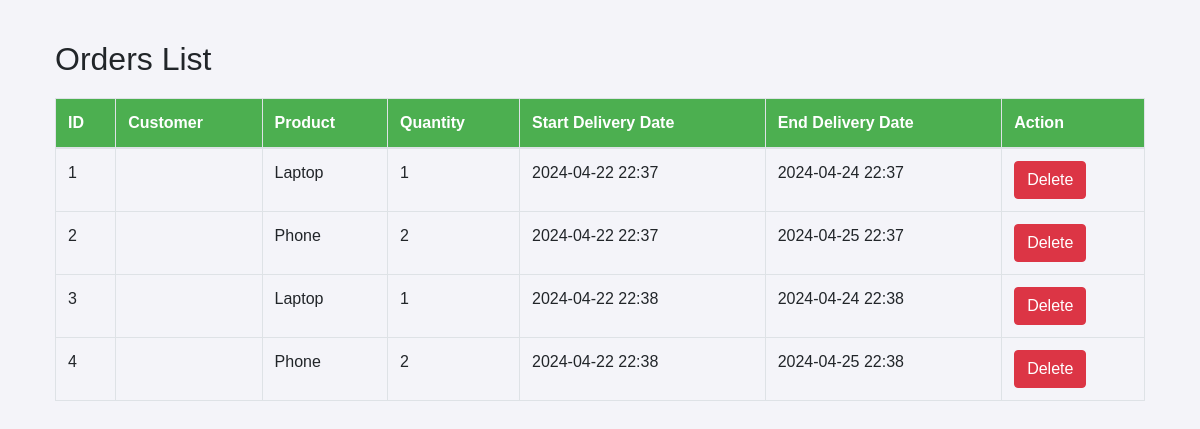
The page /orders on the database as committed earlier.
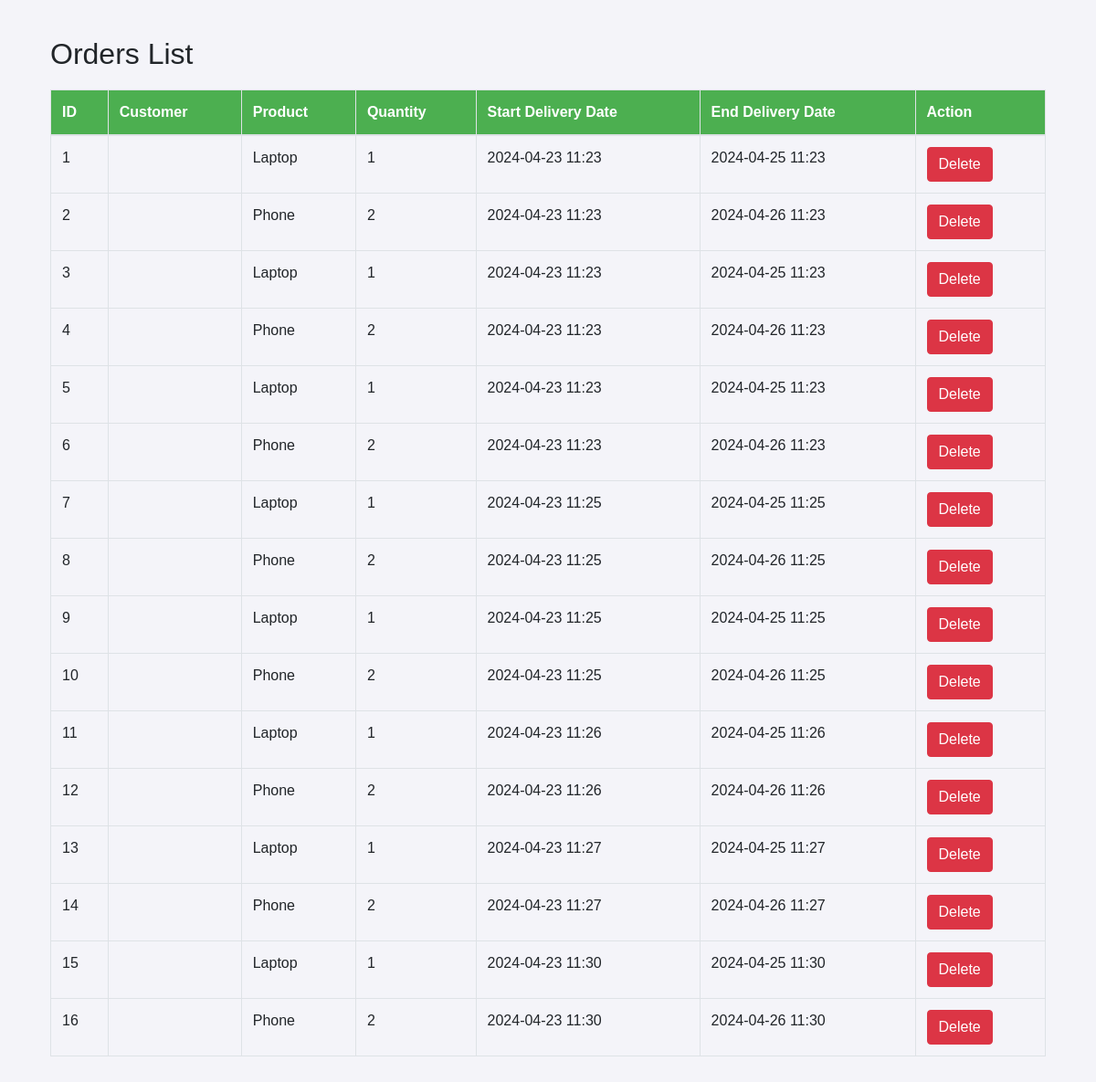
The same page on the database as committed later.
### app/models/order.py (models this page shows)
class Order(db.Model):
    __tablename__ = 'orders'
    id = db.Column(db.Integer, primary_key=True)
    product_id = db.Column(db.Integer, db.ForeignKey('products.id'))
    product = db.relationship('Product', backref='orders')
    customer_id = db.Column(db.Integer, db.ForeignKey('customers.id'))
    customer = db.relationship('Customer', back_populates='orders')
    quantity = db.Column(db.Integer, nullable=False)
    start_delivery_date = db.Column(db.DateTime, nullable=False)
    end_delivery_date = db.Column(db.DateTime, nullable=False)
    order_weight = db.Column(db.Float, nullable=True)

### app/models/product.py (models this page shows)
class Product(db.Model):
    __tablename__ = 'products'  # Correct table name used in ForeignKey reference
    id = db.Column(db.Integer, primary_key=True)
    nom = db.Column(db.String, nullable=False)
    description = db.Column(db.String)
    price = db.Column(db.Float, nullable=False)
    weight = db.Column(db.Float, nullable=False) # Weight of the product in kg

### app/routes/order.py (the view)
@order_bp.route('/orders', methods=['GET'])
def list_orders():
    orders = Order.query.all()
    return render_template('orders/list_orders.html', orders=orders)

### app/templates/orders/list_orders.html (shortened to what this page needs)
{% extends "base.html" %}
{% block content %}
<div class="container">
    <h2>Orders List</h2>
    <table class="table table-bordered">
        <thead>
            <tr>
                <th>ID</th>
                <th>Customer</th>
                <th>Product</th>
                <th>Quantity</th>
                <th>Start Delivery Date</th>
                <th>End Delivery Date</th>
                <th>Action</th>
            </tr>
        </thead>
        <tbody>
            {% for order in orders %}
            <tr>
                <td>{{ order.id }}</td>
                <td>{{ order.customer.nom }} {{ order.customer.prenom }}</td>
                <td>{{ order.product.nom }}</td>
                <td>{{ order.quantity }}</td>
                <td>{{ order.start_delivery_date.strftime('%Y-%m-%d %H:%M') }}</td>
                <td>{{ order.end_delivery_date.strftime('%Y-%m-%d %H:%M') }}</td>
                <td>
                    <form action="{{ url_for('order.delete_order', id=order.id) }}" method="POST" style="display:inline;">
                        <button type="submit" class="btn btn-danger">Delete</button>
                    </form>
                </td>
            </tr>
            {% endfor %}
        </tbody>
    </table>
</div>
{% endblock %}

Rows that differ between the two databases and show on the page:
changed Order id 1: start_delivery_date "2024-04-22 22:37" → "2024-04-23 11:23"; end_delivery_date "2024-04-24 22:37" → "2024-04-25 11:23"
changed Order id 2: start_delivery_date "2024-04-22 22:37" → "2024-04-23 11:23"; end_delivery_date "2024-04-25 22:37" → "2024-04-26 11:23"
changed Order id 3: start_delivery_date "2024-04-22 22:38" → "2024-04-23 11:23"; end_delivery_date "2024-04-24 22:38" → "2024-04-25 11:23"
changed Order id 4: start_delivery_date "2024-04-22 22:38" → "2024-04-23 11:23"; end_delivery_date "2024-04-25 22:38" → "2024-04-26 11:23"
added Order: id "5", product.nom "Laptop", quantity "1", start_delivery_date "2024-04-23 11:23", end_delivery_date "2024-04-25 11:23"
added Order: id "6", product.nom "Phone", quantity "2", start_delivery_date "2024-04-23 11:23", end_delivery_date "2024-04-26 11:23"
added Order: id "7", product.nom "Laptop", quantity "1", start_delivery_date "2024-04-23 11:25", end_delivery_date "2024-04-25 11:25"
added Order: id "8", product.nom "Phone", quantity "2", start_delivery_date "2024-04-23 11:25", end_delivery_date "2024-04-26 11:25"
added Order: id "9", product.nom "Laptop", quantity "1", start_delivery_date "2024-04-23 11:25", end_delivery_date "2024-04-25 11:25"
added Order: id "10", product.nom "Phone", quantity "2", start_delivery_date "2024-04-23 11:25", end_delivery_date "2024-04-26 11:25"
added Order: id "11", product.nom "Laptop", quantity "1", start_delivery_date "2024-04-23 11:26", end_delivery_date "2024-04-25 11:26"
added Order: id "12", product.nom "Phone", quantity "2", start_delivery_date "2024-04-23 11:26", end_delivery_date "2024-04-26 11:26"
added Order: id "13", product.nom "Laptop", quantity "1", start_delivery_date "2024-04-23 11:27", end_delivery_date "2024-04-25 11:27"
added Order: id "14", product.nom "Phone", quantity "2", start_delivery_date "2024-04-23 11:27", end_delivery_date "2024-04-26 11:27"
added Order: id "15", product.nom "Laptop", quantity "1", start_delivery_date "2024-04-23 11:30", end_delivery_date "2024-04-25 11:30"
added Order: id "16", product.nom "Phone", quantity "2", start_delivery_date "2024-04-23 11:30", end_delivery_date "2024-04-26 11:30"
